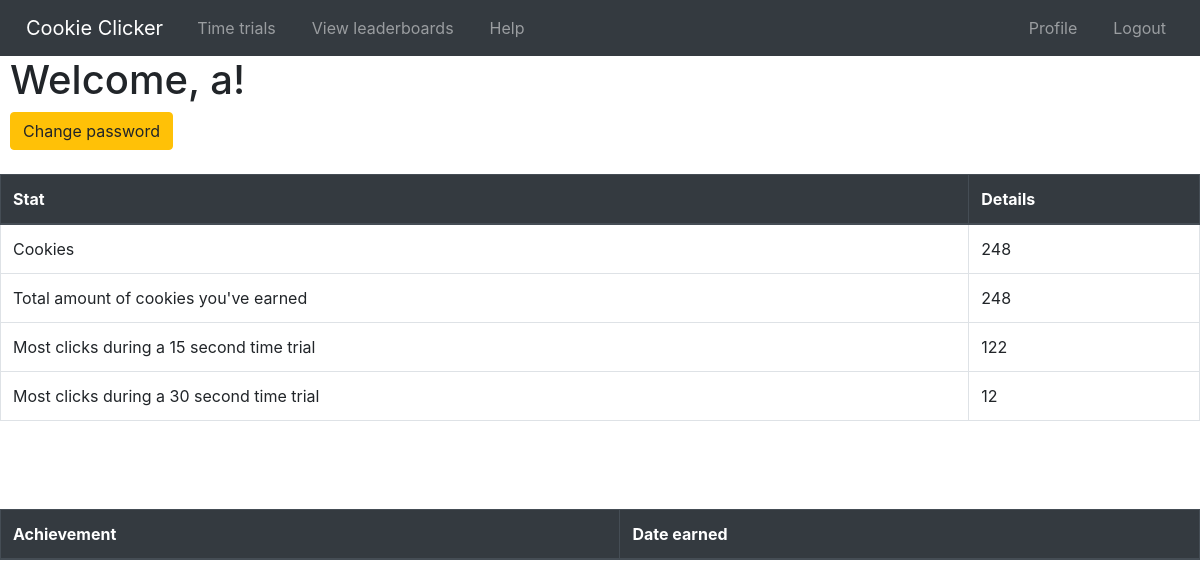
The page /profile (signed in) on the database as committed earlier.
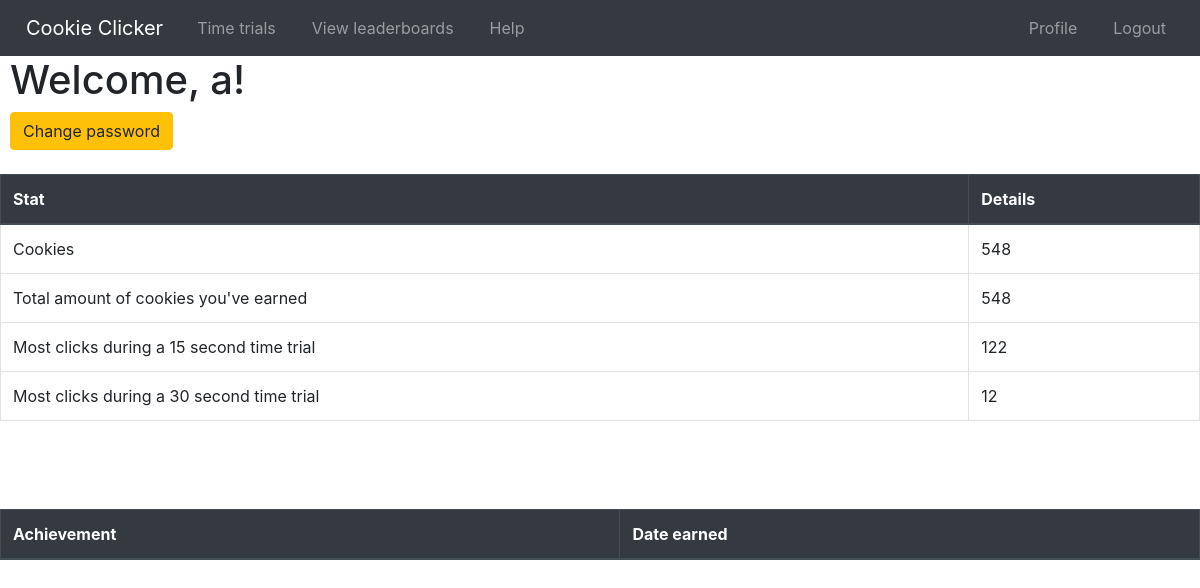
The same page on the database as committed later.
### tables this page shows
CREATE TABLE accounts(
            username TEXT,
            password TEXT,
            clicks INTEGER,
            total_clicks INTEGER,
            perk_0_lvl INTEGER,
            perk_1_lvl INTEGER,
            achievements_earned_ids TEXT,
            trial_15_sec INTEGER,
            trial_30_sec INTEGER
        );

### app.py (the view)
@app.route('/profile')
@login_required
def profile():
	username = session['username']
	cookies = db_ops.get_clicks(username) # a tuple, index 0 is cookies, index 1 is total_cookies
	trials = db_ops.get_trial_data(username) #same here
	return render_template("profile.html",
		name = username, cookies = cookies[0], total_cookies = cookies[1],
		trial_15_sec = trials[0], trial_30_sec = trials[1])

### app.py (called while the page is built)
def login_required(f):
    @wraps(f)
    def wrap(*args, **kwargs):
        if 'username' in session:
            return f(*args, **kwargs)
        else:
            session['prev_url'] = url_for(f"{f.__name__}")
            return redirect(url_for('home'))
    return wrap

### utl/db_ops.py (called while the page is built)
def get_clicks(username):
    db = sqlite3.connect(DB_FILE)
    c = db.cursor()
    c.execute("SELECT clicks FROM accounts WHERE username = (?)", (username,))
    cookies = c.fetchall()[0][0]
    c.execute("SELECT total_clicks FROM accounts WHERE username = (?)", (username,))
    total_cookies = c.fetchall()[0][0]
    db.close()
    return cookies, total_cookies

def get_trial_data(username):
    db = sqlite3.connect(DB_FILE)
    c = db.cursor()
    c.execute("SELECT trial_15_sec FROM accounts WHERE username = (?)", (username,))
    trial_15_sec = c.fetchall()[0][0]
    c.execute("SELECT trial_30_sec FROM accounts WHERE username = (?)", (username,))
    trial_30_sec = c.fetchall()[0][0]
    db.close()
    return trial_15_sec, trial_30_sec

### templates/profile.html
{% extends "base.html" %}
{% block content %}
  <h1>Welcome, {{ name }}! </h1>
  <a href="/changepw" class="btn btn-warning">Change password</a>
  <br><br>
  <table class="table table-hover table-bordered">
    <thead class="thead-dark"><tr>
      <th>Stat</th>
      <th>Details</th>
    </tr></thead>
    <tr>
      <td>Cookies</td>
      <td>{{ cookies }}</td>
    </tr>
    <tr>
      <td>Total amount of cookies you've earned</td>
      <td>{{ total_cookies }}</td>
    </tr>
    <tr>
      <td>Most clicks during a 15 second time trial</td>
      <td>{{ trial_15_sec }}</td>
    </tr>
    <tr>
      <td>Most clicks during a 30 second time trial</td>
      <td>{{ trial_30_sec }}</td>
    </tr>
  </table>
  <br><br><br>
  <table class="table table-hover table-bordered">
    <thead class="thead-dark"><tr>
      <th>Achievement</th>
      <th>Date earned</th>
  </table>
{% endblock content %}

### templates/base.html (shortened to what this page needs)
<!DOCTYPE html>
<html lang="en">
<head>
  <link rel="stylesheet" href="https://stackpath.bootstrapcdn.com/bootstrap/4.4.1/css/bootstrap.min.css">
  <link rel="stylesheet" type="text/css" href="static/styles/cover.css">
  <link rel="stylesheet" type="text/css" href="static/styles/mystyle.css">
</head>
<body>
  {% set msgs = get_flashed_messages() %}
  <nav class="navbar navbar-expand-sm navbar-dark bg-dark">
    <a class="navbar-brand" href="../">Cookie Clicker</a>
    <ul class="navbar-nav">
      <li><a class="nav-link" href="../trial">Time trials</a></li>
      <li><a class="nav-link" href="../leaderboards">View leaderboards</a></li>
      <li><a class="nav-link" href="../help">Help</a></li>
    </ul>
    <ul class="navbar-nav ml-auto">
      <li><a class="nav-link" href="../profile">Profile</a></li>
      <li><a class="nav-link" href="../logout">Logout</a></li>
    </ul>
  </nav>
  {% block content %}
  {% endblock content %}
</body>
</html>

### static/styles/mystyle.css (style rules this page uses)
html, body { min-height: 100%; }
body { height: 100vh; }
h1, h2, h3, h4, h5, th, td, form, p, .btn-warning, a { margin-left: 10px; margin-right: 10px; }

Rows that differ between the two databases and show on the page:
now on this page (row edited): accounts: clicks "548", total_clicks "548"
Other text that changed with them:
{{ cookies }}: "248" → (not shown)
{{ total_cookies }}: "248" → (not shown)
